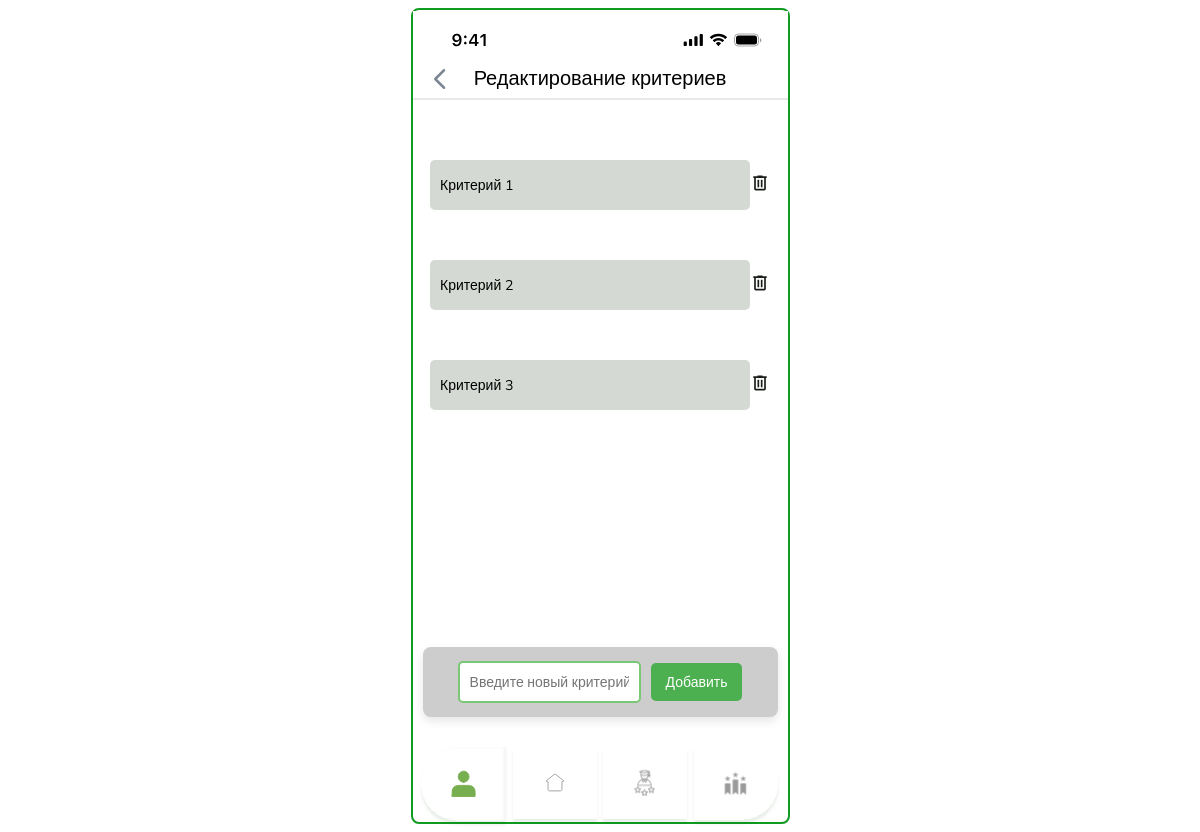
The page /criteria_table on the database its author committed.
### backend/models.py (models this page shows)
class Criteria(models.Model):
    title = models.CharField('title', max_length=50)
    count = models.IntegerField('count', default=0)

### backend/views.py (the view)
# urls.py: path('criteria_table', views.criteria_table, name='criteria_table'),
def criteria_table(request):
    data = {
    'criterias': Criteria.objects.all()
    }
    return render(request, 'backend/admin/редактировать-критерии.html', data)

### backend/templates/backend/admin/редактировать-критерии.html (shortened to what this page needs)
{% extends 'backend/user/layout.html' %}
{% load static %}
{% block styles %}
  <link rel="stylesheet" href="{% static 'backend/css/admin/редактировать-критерии.css' %}">
{% endblock styles %}
{% block header %}
  Редактирование критериев
{% endblock header %}
{% block content %}
  <div class="form-container" id="criteriaContainer">
    {% for criteria in criterias %}
    <div class="raschet">
      <a href="#" class="redact_gr" contentEditable="false">{{ criteria.title }}</a>
      <a href="{% url 'criteria_table_remove' criteria.id  %}"><img src="{% static 'backend/img/delete.svg' %}" alt="Удалить" class="delete-image"></a>
    </div>
    {% endfor %}
  </div>
  <div class="dobavit">
    <input type="text" id="newCriteriaInput" placeholder="Введите новый критерий">
      <button data-url="{% url 'criteria_table_add' %}" id="addCriteriaButton" type="button">Добавить</button>
  </div>
{% endblock content %}
{% block footer %}
  <div class="image-container">
    <a href="{% url 'admin_main' %}">
      <img src="{% static 'backend/img/Pers-act.svg' %}" alt="Первая" class="responsive-image">
    </a>
    <a href="{% url 'home_def' %}">
      <img src="{% static 'backend/img/home-def.svg' %}" alt="Вторая" class="responsive-image">
    </a>
    <a href="{% url 'statistics_def' %}">
      <img src="{% static 'backend/img/statistics-def.svg' %}" alt="Третья" class="responsive-image">
    </a>
    <a href="{% url 'statistics_def' %}">
      <img src="{% static 'backend/img/rating-def.svg' %}" alt="Четвертая" class="responsive-image">
    </a>
  </div>
{% endblock footer %}

### backend/static/backend/css/admin/редактировать-критерии.css (style rules this page uses)
body { font-family: 'Mulish', sans-serif; }
@media all and (min-width: 375px) { .form-container { margin-top: 150px; } }
@media all and (min-width: 375px) { .redact_gr { background-color: rgba(157, 168, 157, 0.434); color: rgb(0, 0, 0); border: none; display: flex; padding: 10px; text-decoration: none; justify-content: flex-start; align-items: center; width: 300px; height: 30px; font-size: 14px; cursor: pointer; border-radius: 5px; font-family: 'Mulish', sans-serif; } }
@media all and (min-width: 375px) { .raschet { display: flex; justify-content: space-between; align-items: center; margin: 0; margin-bottom: 50px; } }
@media all and (min-width: 375px) { .delete-image { width: 20px; height: auto; cursor: pointer; } }
@media all and (min-width: 375px) { .dobavit { position: fixed; bottom: 150px; display: flex; justify-content: center; align-items: center; padding: 20px; background-color: #cdcdcd; border-radius: 8px; box-shadow: 0 4px 10px rgba(0, 0, 0, 0.1); margin: 20px; width: 315px; height: 30px; margin-bottom: -35px; } }
@media all and (min-width: 375px) { .dobavit input[type="text"] { padding: 10px; border: 2px solid #7ac776; border-radius: 5px; font-size: 16px; outline: none; transition: border-color 0.3s; font-family: 'Mulish', sans-serif; font-size: 14px; } }
@media all and (min-width: 375px) { .dobavit button { background-color: rgb(76, 175, 80); color: white; border: none; padding: 10px 15px; margin-left: 10px; border-radius: 5px; font-size: 16px; cursor: pointer; transition: background-color 0.3s, transform 0.3s; font-family: 'Mulish', sans-serif; font-size: 14px; } }
@media all and (min-width: 375px) { .image-container { position: fixed; bottom: 0px; display: flex; justify-content: space-around; } }
@media all and (min-width: 375px) { .responsive-image { max-width: 90px; height: auto; margin: 0px; } }

### rows shown on the page
Criteria: title "Критерий 1"
Criteria: title "Критерий 2"
Criteria: title "Критерий 3"
